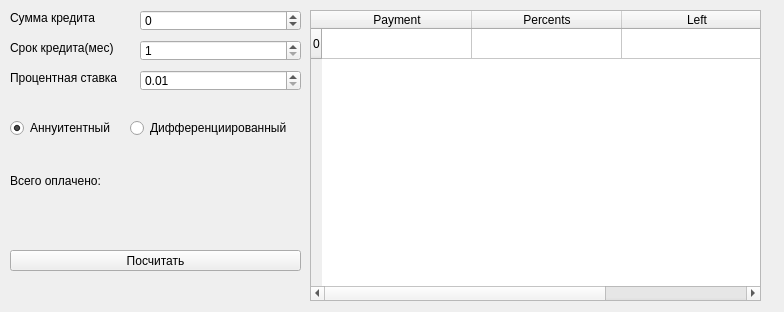
<?xml version="1.0" encoding="UTF-8"?>
<ui version="4.0">
 <class>CreditView</class>
 <widget class="QDialog" name="CreditView">
  <property name="geometry">
   <rect>
    <x>0</x>
    <y>0</y>
    <width>784</width>
    <height>312</height>
   </rect>
  </property>
  <property name="windowTitle">
   <string>CreditCalculator</string>
  </property>
  <property name="styleSheet">
   <string notr="true">#CreditView {
	border-image: url(:/SeaMelody/Credit.png) 0 0 0 0 stretch stretch;
}</string>
  </property>
  <widget class="QDoubleSpinBox" name="credit_sum">
   <property name="geometry">
    <rect>
     <x>140</x>
     <y>10</y>
     <width>161</width>
     <height>21</height>
    </rect>
   </property>
   <property name="decimals">
    <number>0</number>
   </property>
   <property name="minimum">
    <double>-99999999999999991433150857216.000000000000000</double>
   </property>
   <property name="maximum">
    <double>9999999999999999455752309870428160.000000000000000</double>
   </property>
   <property name="singleStep">
    <double>1000.000000000000000</double>
   </property>
  </widget>
  <widget class="QLabel" name="label_credit_sum">
   <property name="geometry">
    <rect>
     <x>10</x>
     <y>10</y>
     <width>98</width>
     <height>16</height>
    </rect>
   </property>
   <property name="text">
    <string>Сумма кредита</string>
   </property>
  </widget>
  <widget class="QSpinBox" name="time">
   <property name="geometry">
    <rect>
     <x>140</x>
     <y>40</y>
     <width>161</width>
     <height>21</height>
    </rect>
   </property>
   <property name="minimum">
    <number>1</number>
   </property>
   <property name="maximum">
    <number>999999999</number>
   </property>
  </widget>
  <widget class="QLabel" name="label_time">
   <property name="geometry">
    <rect>
     <x>10</x>
     <y>40</y>
     <width>120</width>
     <height>16</height>
    </rect>
   </property>
   <property name="text">
    <string>Срок кредита(мес)</string>
   </property>
  </widget>
  <widget class="QDoubleSpinBox" name="percent">
   <property name="geometry">
    <rect>
     <x>140</x>
     <y>70</y>
     <width>161</width>
     <height>21</height>
    </rect>
   </property>
   <property name="minimum">
    <double>0.010000000000000</double>
   </property>
   <property name="singleStep">
    <double>0.010000000000000</double>
   </property>
  </widget>
  <widget class="QLabel" name="label_percent">
   <property name="geometry">
    <rect>
     <x>10</x>
     <y>70</y>
     <width>121</width>
     <height>16</height>
    </rect>
   </property>
   <property name="text">
    <string>Процентная ставка</string>
   </property>
  </widget>
  <widget class="QToolButton" name="calculate">
   <property name="geometry">
    <rect>
     <x>10</x>
     <y>250</y>
     <width>291</width>
     <height>21</height>
    </rect>
   </property>
   <property name="styleSheet">
    <string notr="true">color:black;</string>
   </property>
   <property name="text">
    <string>Посчитать</string>
   </property>
  </widget>
  <widget class="QRadioButton" name="annuitet">
   <property name="geometry">
    <rect>
     <x>10</x>
     <y>120</y>
     <width>115</width>
     <height>16</height>
    </rect>
   </property>
   <property name="text">
    <string>Аннуитентный</string>
   </property>
   <property name="checked">
    <bool>true</bool>
   </property>
   <attribute name="buttonGroup">
    <string notr="true">credit_type_group</string>
   </attribute>
  </widget>
  <widget class="QRadioButton" name="differentiated">
   <property name="geometry">
    <rect>
     <x>130</x>
     <y>120</y>
     <width>181</width>
     <height>16</height>
    </rect>
   </property>
   <property name="text">
    <string>Дифференциированный</string>
   </property>
   <attribute name="buttonGroup">
    <string notr="true">credit_type_group</string>
   </attribute>
  </widget>
  <widget class="QTableWidget" name="table">
   <property name="geometry">
    <rect>
     <x>310</x>
     <y>10</y>
     <width>451</width>
     <height>291</height>
    </rect>
   </property>
   <property name="sizePolicy">
    <sizepolicy hsizetype="Expanding" vsizetype="Expanding">
     <horstretch>0</horstretch>
     <verstretch>0</verstretch>
    </sizepolicy>
   </property>
   <property name="styleSheet">
    <string notr="true">#Data {
background-color:transparent;
}</string>
   </property>
   <property name="sizeAdjustPolicy">
    <enum>QAbstractScrollArea::AdjustToContents</enum>
   </property>
   <attribute name="horizontalHeaderCascadingSectionResizes">
    <bool>false</bool>
   </attribute>
   <attribute name="horizontalHeaderDefaultSectionSize">
    <number>150</number>
   </attribute>
   <attribute name="horizontalHeaderStretchLastSection">
    <bool>true</bool>
   </attribute>
   <attribute name="verticalHeaderStretchLastSection">
    <bool>false</bool>
   </attribute>
   <row>
    <property name="text">
     <string>0</string>
    </property>
   </row>
   <column>
    <property name="text">
     <string>Payment</string>
    </property>
   </column>
   <column>
    <property name="text">
     <string>Percents</string>
    </property>
   </column>
   <column>
    <property name="text">
     <string>Left</string>
    </property>
   </column>
  </widget>
  <widget class="QLabel" name="label">
   <property name="geometry">
    <rect>
     <x>10</x>
     <y>170</y>
     <width>110</width>
     <height>21</height>
    </rect>
   </property>
   <property name="text">
    <string>Всего оплачено:</string>
   </property>
  </widget>
  <widget class="QLabel" name="label_full_sum">
   <property name="geometry">
    <rect>
     <x>190</x>
     <y>170</y>
     <width>110</width>
     <height>21</height>
    </rect>
   </property>
   <property name="text">
    <string/>
   </property>
  </widget>
 </widget>
 <resources/>
 <connections/>
 <buttongroups>
  <buttongroup name="credit_type_group"/>
 </buttongroups>
</ui>
